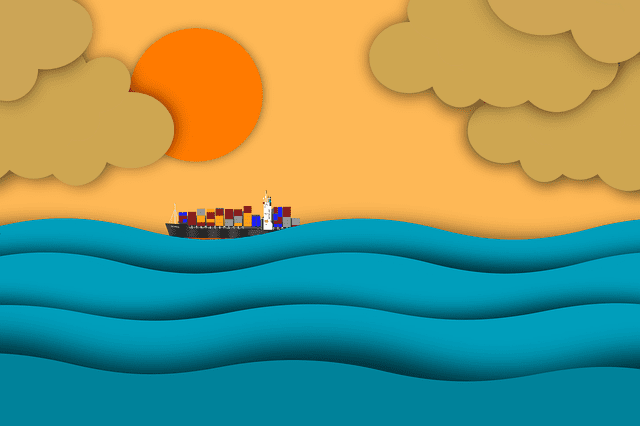
#> input picture android/examples/gesturehelper/opencv/learn_cv2/test_img.png, 640 x 426 px
$ python affin_tranforms.py
#> lines starting #> are read from the running program, lines starting #| are printed output that depends on the picture
import cv2

def transform_image(img_path, angle):
#> called with img_path = './test_img.png', angle = 45
	img = cv2.imread(img_path, cv2.IMREAD_UNCHANGED)
#> img is the input picture: shape (426, 640, 3); mean B, G, R 113.5, 150.1, 120.6
	rot_mat = cv2.getRotationMatrix2D((img.shape[1]/2, img.shape[0]/2), angle, 1.0)
	rotated_img = cv2.warpAffine(img, rot_mat, (img.shape[1], img.shape[0]))
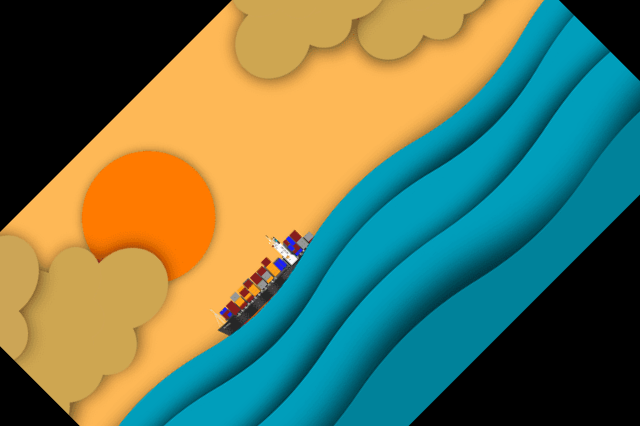
#> rotated_img: shape (426, 640, 3); mean B, G, R 87.7, 117.8, 98
	cv2.imshow("Rotated image", rotated_img)
	cv2.waitKey()
	cv2.destroyAllWindows()

if __name__ == '__main__':
	transform_image("./test_img.png", 45)
